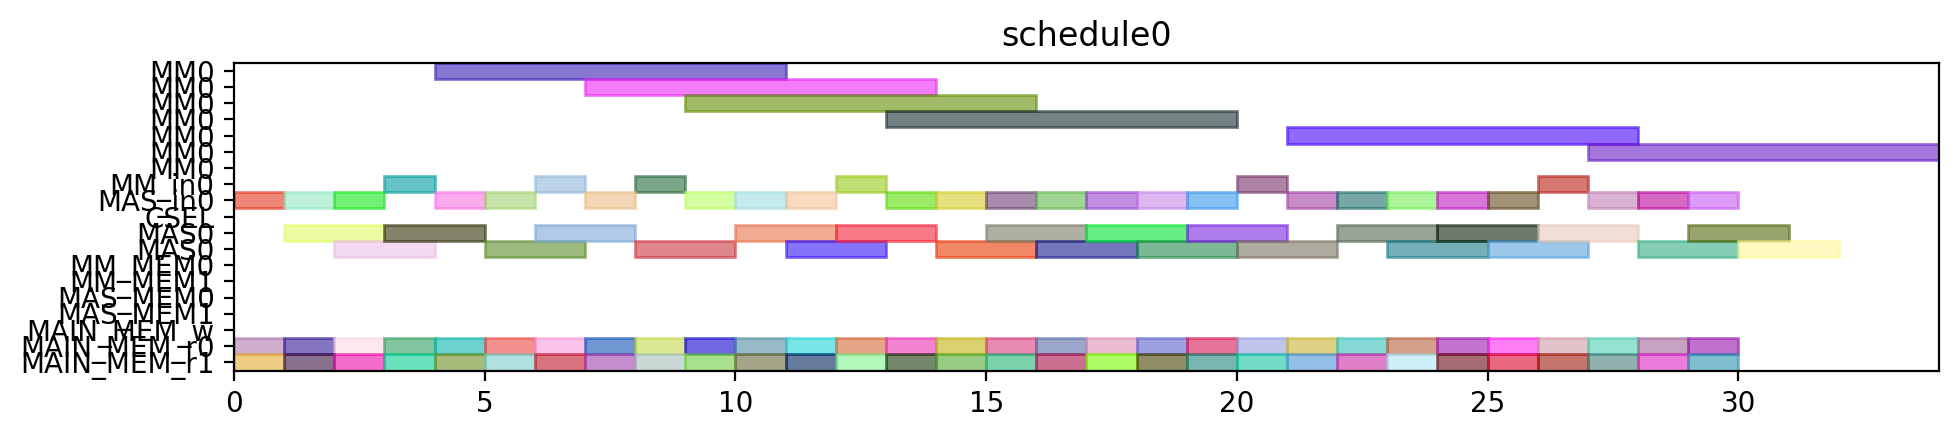

The script that drew this image:
from pyschedule import Scenario, solvers, plotters, alt


def solve():
	horizon = 120
	S = Scenario("schedule0", horizon=horizon)

	# resource
	MM = S.Resources('MM', num=1, size=7)
	MM_in = S.Resources('MM_in', num=1)
	MAS_in = S.Resources('MAS_in', num=1)
	CSEL = S.Resource('CSEL')
	MAS = S.Resources('MAS', num=1, size=2, periods=range(1, horizon))
	MM_MEM = S.Resources('MM_MEM', num=2)
	MAS_MEM = S.Resources('MAS_MEM', num=2)
	MAIN_MEM_w = S.Resource('MAIN_MEM_w', size=1)
	MAIN_MEM_r = S.Resources('MAIN_MEM_r', num=2)

	# result of previous scheduling

	# new tasks
	c_t0_a1_0 = S.Task('c_t0_a1_0', length=2, delay_cost=1)
	c_t0_a1_0 += alt(MAS)
	c_t0_a1_0_in = S.Task('c_t0_a1_0_in', length=1, delay_cost=1)
	c_t0_a1_0_in += alt(MAS_in)
	S += c_t0_a1_0_in*MAS_in[0]<=c_t0_a1_0*MAS[0]

	c_t0_a1_0_mem0 = S.Task('c_t0_a1_0_mem0', length=1, delay_cost=1)
	c_t0_a1_0_mem0 += MAIN_MEM_r[0]
	S += c_t0_a1_0_mem0 <= c_t0_a1_0

	c_t0_a1_0_mem1 = S.Task('c_t0_a1_0_mem1', length=1, delay_cost=1)
	c_t0_a1_0_mem1 += MAIN_MEM_r[1]
	S += c_t0_a1_0_mem1 <= c_t0_a1_0

	c_t0_a1_1 = S.Task('c_t0_a1_1', length=2, delay_cost=1)
	c_t0_a1_1 += alt(MAS)
	c_t0_a1_1_in = S.Task('c_t0_a1_1_in', length=1, delay_cost=1)
	c_t0_a1_1_in += alt(MAS_in)
	S += c_t0_a1_1_in*MAS_in[0]<=c_t0_a1_1*MAS[0]

	c_t0_a1_1_mem0 = S.Task('c_t0_a1_1_mem0', length=1, delay_cost=1)
	c_t0_a1_1_mem0 += MAIN_MEM_r[0]
	S += c_t0_a1_1_mem0 <= c_t0_a1_1

	c_t0_a1_1_mem1 = S.Task('c_t0_a1_1_mem1', length=1, delay_cost=1)
	c_t0_a1_1_mem1 += MAIN_MEM_r[1]
	S += c_t0_a1_1_mem1 <= c_t0_a1_1

	c_t0_t10 = S.Task('c_t0_t10', length=2, delay_cost=1)
	c_t0_t10 += alt(MAS)
	c_t0_t10_in = S.Task('c_t0_t10_in', length=1, delay_cost=1)
	c_t0_t10_in += alt(MAS_in)
	S += c_t0_t10_in*MAS_in[0]<=c_t0_t10*MAS[0]

	c_t0_t10_mem0 = S.Task('c_t0_t10_mem0', length=1, delay_cost=1)
	c_t0_t10_mem0 += MAIN_MEM_r[0]
	S += c_t0_t10_mem0 <= c_t0_t10

	c_t0_t10_mem1 = S.Task('c_t0_t10_mem1', length=1, delay_cost=1)
	c_t0_t10_mem1 += MAIN_MEM_r[1]
	S += c_t0_t10_mem1 <= c_t0_t10

	c_t0_t11 = S.Task('c_t0_t11', length=2, delay_cost=1)
	c_t0_t11 += alt(MAS)
	c_t0_t11_in = S.Task('c_t0_t11_in', length=1, delay_cost=1)
	c_t0_t11_in += alt(MAS_in)
	S += c_t0_t11_in*MAS_in[0]<=c_t0_t11*MAS[0]

	c_t0_t11_mem0 = S.Task('c_t0_t11_mem0', length=1, delay_cost=1)
	c_t0_t11_mem0 += MAIN_MEM_r[0]
	S += c_t0_t11_mem0 <= c_t0_t11

	c_t0_t11_mem1 = S.Task('c_t0_t11_mem1', length=1, delay_cost=1)
	c_t0_t11_mem1 += MAIN_MEM_r[1]
	S += c_t0_t11_mem1 <= c_t0_t11

	c_t0_t3_t0 = S.Task('c_t0_t3_t0', length=7, delay_cost=1)
	c_t0_t3_t0 += alt(MM)
	c_t0_t3_t0_in = S.Task('c_t0_t3_t0_in', length=1, delay_cost=1)
	c_t0_t3_t0_in += alt(MM_in)
	S += c_t0_t3_t0_in*MM_in[0]<=c_t0_t3_t0*MM[0]
	c_t0_t3_t0_mem0 = S.Task('c_t0_t3_t0_mem0', length=1, delay_cost=1)
	c_t0_t3_t0_mem0 += MAIN_MEM_r[0]
	S += c_t0_t3_t0_mem0 <= c_t0_t3_t0

	c_t0_t3_t0_mem1 = S.Task('c_t0_t3_t0_mem1', length=1, delay_cost=1)
	c_t0_t3_t0_mem1 += MAIN_MEM_r[1]
	S += c_t0_t3_t0_mem1 <= c_t0_t3_t0

	c_t0_t3_t1 = S.Task('c_t0_t3_t1', length=7, delay_cost=1)
	c_t0_t3_t1 += alt(MM)
	c_t0_t3_t1_in = S.Task('c_t0_t3_t1_in', length=1, delay_cost=1)
	c_t0_t3_t1_in += alt(MM_in)
	S += c_t0_t3_t1_in*MM_in[0]<=c_t0_t3_t1*MM[0]
	c_t0_t3_t1_mem0 = S.Task('c_t0_t3_t1_mem0', length=1, delay_cost=1)
	c_t0_t3_t1_mem0 += MAIN_MEM_r[0]
	S += c_t0_t3_t1_mem0 <= c_t0_t3_t1

	c_t0_t3_t1_mem1 = S.Task('c_t0_t3_t1_mem1', length=1, delay_cost=1)
	c_t0_t3_t1_mem1 += MAIN_MEM_r[1]
	S += c_t0_t3_t1_mem1 <= c_t0_t3_t1

	c_t0_t3_t2 = S.Task('c_t0_t3_t2', length=2, delay_cost=1)
	c_t0_t3_t2 += alt(MAS)
	c_t0_t3_t2_in = S.Task('c_t0_t3_t2_in', length=1, delay_cost=1)
	c_t0_t3_t2_in += alt(MAS_in)
	S += c_t0_t3_t2_in*MAS_in[0]<=c_t0_t3_t2*MAS[0]

	c_t0_t3_t2_mem0 = S.Task('c_t0_t3_t2_mem0', length=1, delay_cost=1)
	c_t0_t3_t2_mem0 += MAIN_MEM_r[0]
	S += c_t0_t3_t2_mem0 <= c_t0_t3_t2

	c_t0_t3_t2_mem1 = S.Task('c_t0_t3_t2_mem1', length=1, delay_cost=1)
	c_t0_t3_t2_mem1 += MAIN_MEM_r[1]
	S += c_t0_t3_t2_mem1 <= c_t0_t3_t2

	c_t0_t3_t3 = S.Task('c_t0_t3_t3', length=2, delay_cost=1)
	c_t0_t3_t3 += alt(MAS)
	c_t0_t3_t3_in = S.Task('c_t0_t3_t3_in', length=1, delay_cost=1)
	c_t0_t3_t3_in += alt(MAS_in)
	S += c_t0_t3_t3_in*MAS_in[0]<=c_t0_t3_t3*MAS[0]

	c_t0_t3_t3_mem0 = S.Task('c_t0_t3_t3_mem0', length=1, delay_cost=1)
	c_t0_t3_t3_mem0 += MAIN_MEM_r[0]
	S += c_t0_t3_t3_mem0 <= c_t0_t3_t3

	c_t0_t3_t3_mem1 = S.Task('c_t0_t3_t3_mem1', length=1, delay_cost=1)
	c_t0_t3_t3_mem1 += MAIN_MEM_r[1]
	S += c_t0_t3_t3_mem1 <= c_t0_t3_t3

	c_t1_a1_0 = S.Task('c_t1_a1_0', length=2, delay_cost=1)
	c_t1_a1_0 += alt(MAS)
	c_t1_a1_0_in = S.Task('c_t1_a1_0_in', length=1, delay_cost=1)
	c_t1_a1_0_in += alt(MAS_in)
	S += c_t1_a1_0_in*MAS_in[0]<=c_t1_a1_0*MAS[0]

	c_t1_a1_0_mem0 = S.Task('c_t1_a1_0_mem0', length=1, delay_cost=1)
	c_t1_a1_0_mem0 += MAIN_MEM_r[0]
	S += c_t1_a1_0_mem0 <= c_t1_a1_0

	c_t1_a1_0_mem1 = S.Task('c_t1_a1_0_mem1', length=1, delay_cost=1)
	c_t1_a1_0_mem1 += MAIN_MEM_r[1]
	S += c_t1_a1_0_mem1 <= c_t1_a1_0

	c_t1_a1_1 = S.Task('c_t1_a1_1', length=2, delay_cost=1)
	c_t1_a1_1 += alt(MAS)
	c_t1_a1_1_in = S.Task('c_t1_a1_1_in', length=1, delay_cost=1)
	c_t1_a1_1_in += alt(MAS_in)
	S += c_t1_a1_1_in*MAS_in[0]<=c_t1_a1_1*MAS[0]

	c_t1_a1_1_mem0 = S.Task('c_t1_a1_1_mem0', length=1, delay_cost=1)
	c_t1_a1_1_mem0 += MAIN_MEM_r[0]
	S += c_t1_a1_1_mem0 <= c_t1_a1_1

	c_t1_a1_1_mem1 = S.Task('c_t1_a1_1_mem1', length=1, delay_cost=1)
	c_t1_a1_1_mem1 += MAIN_MEM_r[1]
	S += c_t1_a1_1_mem1 <= c_t1_a1_1

	c_t1_t10 = S.Task('c_t1_t10', length=2, delay_cost=1)
	c_t1_t10 += alt(MAS)
	c_t1_t10_in = S.Task('c_t1_t10_in', length=1, delay_cost=1)
	c_t1_t10_in += alt(MAS_in)
	S += c_t1_t10_in*MAS_in[0]<=c_t1_t10*MAS[0]

	c_t1_t10_mem0 = S.Task('c_t1_t10_mem0', length=1, delay_cost=1)
	c_t1_t10_mem0 += MAIN_MEM_r[0]
	S += c_t1_t10_mem0 <= c_t1_t10

	c_t1_t10_mem1 = S.Task('c_t1_t10_mem1', length=1, delay_cost=1)
	c_t1_t10_mem1 += MAIN_MEM_r[1]
	S += c_t1_t10_mem1 <= c_t1_t10

	c_t1_t11 = S.Task('c_t1_t11', length=2, delay_cost=1)
	c_t1_t11 += alt(MAS)
	c_t1_t11_in = S.Task('c_t1_t11_in', length=1, delay_cost=1)
	c_t1_t11_in += alt(MAS_in)
	S += c_t1_t11_in*MAS_in[0]<=c_t1_t11*MAS[0]

	c_t1_t11_mem0 = S.Task('c_t1_t11_mem0', length=1, delay_cost=1)
	c_t1_t11_mem0 += MAIN_MEM_r[0]
	S += c_t1_t11_mem0 <= c_t1_t11

	c_t1_t11_mem1 = S.Task('c_t1_t11_mem1', length=1, delay_cost=1)
	c_t1_t11_mem1 += MAIN_MEM_r[1]
	S += c_t1_t11_mem1 <= c_t1_t11

	c_t1_t3_t0 = S.Task('c_t1_t3_t0', length=7, delay_cost=1)
	c_t1_t3_t0 += alt(MM)
	c_t1_t3_t0_in = S.Task('c_t1_t3_t0_in', length=1, delay_cost=1)
	c_t1_t3_t0_in += alt(MM_in)
	S += c_t1_t3_t0_in*MM_in[0]<=c_t1_t3_t0*MM[0]
	c_t1_t3_t0_mem0 = S.Task('c_t1_t3_t0_mem0', length=1, delay_cost=1)
	c_t1_t3_t0_mem0 += MAIN_MEM_r[0]
	S += c_t1_t3_t0_mem0 <= c_t1_t3_t0

	c_t1_t3_t0_mem1 = S.Task('c_t1_t3_t0_mem1', length=1, delay_cost=1)
	c_t1_t3_t0_mem1 += MAIN_MEM_r[1]
	S += c_t1_t3_t0_mem1 <= c_t1_t3_t0

	c_t1_t3_t1 = S.Task('c_t1_t3_t1', length=7, delay_cost=1)
	c_t1_t3_t1 += alt(MM)
	c_t1_t3_t1_in = S.Task('c_t1_t3_t1_in', length=1, delay_cost=1)
	c_t1_t3_t1_in += alt(MM_in)
	S += c_t1_t3_t1_in*MM_in[0]<=c_t1_t3_t1*MM[0]
	c_t1_t3_t1_mem0 = S.Task('c_t1_t3_t1_mem0', length=1, delay_cost=1)
	c_t1_t3_t1_mem0 += MAIN_MEM_r[0]
	S += c_t1_t3_t1_mem0 <= c_t1_t3_t1

	c_t1_t3_t1_mem1 = S.Task('c_t1_t3_t1_mem1', length=1, delay_cost=1)
	c_t1_t3_t1_mem1 += MAIN_MEM_r[1]
	S += c_t1_t3_t1_mem1 <= c_t1_t3_t1

	c_t1_t3_t2 = S.Task('c_t1_t3_t2', length=2, delay_cost=1)
	c_t1_t3_t2 += alt(MAS)
	c_t1_t3_t2_in = S.Task('c_t1_t3_t2_in', length=1, delay_cost=1)
	c_t1_t3_t2_in += alt(MAS_in)
	S += c_t1_t3_t2_in*MAS_in[0]<=c_t1_t3_t2*MAS[0]

	c_t1_t3_t2_mem0 = S.Task('c_t1_t3_t2_mem0', length=1, delay_cost=1)
	c_t1_t3_t2_mem0 += MAIN_MEM_r[0]
	S += c_t1_t3_t2_mem0 <= c_t1_t3_t2

	c_t1_t3_t2_mem1 = S.Task('c_t1_t3_t2_mem1', length=1, delay_cost=1)
	c_t1_t3_t2_mem1 += MAIN_MEM_r[1]
	S += c_t1_t3_t2_mem1 <= c_t1_t3_t2

	c_t1_t3_t3 = S.Task('c_t1_t3_t3', length=2, delay_cost=1)
	c_t1_t3_t3 += alt(MAS)
	c_t1_t3_t3_in = S.Task('c_t1_t3_t3_in', length=1, delay_cost=1)
	c_t1_t3_t3_in += alt(MAS_in)
	S += c_t1_t3_t3_in*MAS_in[0]<=c_t1_t3_t3*MAS[0]

	c_t1_t3_t3_mem0 = S.Task('c_t1_t3_t3_mem0', length=1, delay_cost=1)
	c_t1_t3_t3_mem0 += MAIN_MEM_r[0]
	S += c_t1_t3_t3_mem0 <= c_t1_t3_t3

	c_t1_t3_t3_mem1 = S.Task('c_t1_t3_t3_mem1', length=1, delay_cost=1)
	c_t1_t3_t3_mem1 += MAIN_MEM_r[1]
	S += c_t1_t3_t3_mem1 <= c_t1_t3_t3

	c_t2_a1_0 = S.Task('c_t2_a1_0', length=2, delay_cost=1)
	c_t2_a1_0 += alt(MAS)
	c_t2_a1_0_in = S.Task('c_t2_a1_0_in', length=1, delay_cost=1)
	c_t2_a1_0_in += alt(MAS_in)
	S += c_t2_a1_0_in*MAS_in[0]<=c_t2_a1_0*MAS[0]

	c_t2_a1_0_mem0 = S.Task('c_t2_a1_0_mem0', length=1, delay_cost=1)
	c_t2_a1_0_mem0 += MAIN_MEM_r[0]
	S += c_t2_a1_0_mem0 <= c_t2_a1_0

	c_t2_a1_0_mem1 = S.Task('c_t2_a1_0_mem1', length=1, delay_cost=1)
	c_t2_a1_0_mem1 += MAIN_MEM_r[1]
	S += c_t2_a1_0_mem1 <= c_t2_a1_0

	c_t2_a1_1 = S.Task('c_t2_a1_1', length=2, delay_cost=1)
	c_t2_a1_1 += alt(MAS)
	c_t2_a1_1_in = S.Task('c_t2_a1_1_in', length=1, delay_cost=1)
	c_t2_a1_1_in += alt(MAS_in)
	S += c_t2_a1_1_in*MAS_in[0]<=c_t2_a1_1*MAS[0]

	c_t2_a1_1_mem0 = S.Task('c_t2_a1_1_mem0', length=1, delay_cost=1)
	c_t2_a1_1_mem0 += MAIN_MEM_r[0]
	S += c_t2_a1_1_mem0 <= c_t2_a1_1

	c_t2_a1_1_mem1 = S.Task('c_t2_a1_1_mem1', length=1, delay_cost=1)
	c_t2_a1_1_mem1 += MAIN_MEM_r[1]
	S += c_t2_a1_1_mem1 <= c_t2_a1_1

	c_t2_t10 = S.Task('c_t2_t10', length=2, delay_cost=1)
	c_t2_t10 += alt(MAS)
	c_t2_t10_in = S.Task('c_t2_t10_in', length=1, delay_cost=1)
	c_t2_t10_in += alt(MAS_in)
	S += c_t2_t10_in*MAS_in[0]<=c_t2_t10*MAS[0]

	c_t2_t10_mem0 = S.Task('c_t2_t10_mem0', length=1, delay_cost=1)
	c_t2_t10_mem0 += MAIN_MEM_r[0]
	S += c_t2_t10_mem0 <= c_t2_t10

	c_t2_t10_mem1 = S.Task('c_t2_t10_mem1', length=1, delay_cost=1)
	c_t2_t10_mem1 += MAIN_MEM_r[1]
	S += c_t2_t10_mem1 <= c_t2_t10

	c_t2_t11 = S.Task('c_t2_t11', length=2, delay_cost=1)
	c_t2_t11 += alt(MAS)
	c_t2_t11_in = S.Task('c_t2_t11_in', length=1, delay_cost=1)
	c_t2_t11_in += alt(MAS_in)
	S += c_t2_t11_in*MAS_in[0]<=c_t2_t11*MAS[0]

	c_t2_t11_mem0 = S.Task('c_t2_t11_mem0', length=1, delay_cost=1)
	c_t2_t11_mem0 += MAIN_MEM_r[0]
	S += c_t2_t11_mem0 <= c_t2_t11

	c_t2_t11_mem1 = S.Task('c_t2_t11_mem1', length=1, delay_cost=1)
	c_t2_t11_mem1 += MAIN_MEM_r[1]
	S += c_t2_t11_mem1 <= c_t2_t11

	c_t2_t3_t0 = S.Task('c_t2_t3_t0', length=7, delay_cost=1)
	c_t2_t3_t0 += alt(MM)
	c_t2_t3_t0_in = S.Task('c_t2_t3_t0_in', length=1, delay_cost=1)
	c_t2_t3_t0_in += alt(MM_in)
	S += c_t2_t3_t0_in*MM_in[0]<=c_t2_t3_t0*MM[0]
	c_t2_t3_t0_mem0 = S.Task('c_t2_t3_t0_mem0', length=1, delay_cost=1)
	c_t2_t3_t0_mem0 += MAIN_MEM_r[0]
	S += c_t2_t3_t0_mem0 <= c_t2_t3_t0

	c_t2_t3_t0_mem1 = S.Task('c_t2_t3_t0_mem1', length=1, delay_cost=1)
	c_t2_t3_t0_mem1 += MAIN_MEM_r[1]
	S += c_t2_t3_t0_mem1 <= c_t2_t3_t0

	c_t2_t3_t1 = S.Task('c_t2_t3_t1', length=7, delay_cost=1)
	c_t2_t3_t1 += alt(MM)
	c_t2_t3_t1_in = S.Task('c_t2_t3_t1_in', length=1, delay_cost=1)
	c_t2_t3_t1_in += alt(MM_in)
	S += c_t2_t3_t1_in*MM_in[0]<=c_t2_t3_t1*MM[0]
	c_t2_t3_t1_mem0 = S.Task('c_t2_t3_t1_mem0', length=1, delay_cost=1)
	c_t2_t3_t1_mem0 += MAIN_MEM_r[0]
	S += c_t2_t3_t1_mem0 <= c_t2_t3_t1

	c_t2_t3_t1_mem1 = S.Task('c_t2_t3_t1_mem1', length=1, delay_cost=1)
	c_t2_t3_t1_mem1 += MAIN_MEM_r[1]
	S += c_t2_t3_t1_mem1 <= c_t2_t3_t1

	c_t2_t3_t2 = S.Task('c_t2_t3_t2', length=2, delay_cost=1)
	c_t2_t3_t2 += alt(MAS)
	c_t2_t3_t2_in = S.Task('c_t2_t3_t2_in', length=1, delay_cost=1)
	c_t2_t3_t2_in += alt(MAS_in)
	S += c_t2_t3_t2_in*MAS_in[0]<=c_t2_t3_t2*MAS[0]

	c_t2_t3_t2_mem0 = S.Task('c_t2_t3_t2_mem0', length=1, delay_cost=1)
	c_t2_t3_t2_mem0 += MAIN_MEM_r[0]
	S += c_t2_t3_t2_mem0 <= c_t2_t3_t2

	c_t2_t3_t2_mem1 = S.Task('c_t2_t3_t2_mem1', length=1, delay_cost=1)
	c_t2_t3_t2_mem1 += MAIN_MEM_r[1]
	S += c_t2_t3_t2_mem1 <= c_t2_t3_t2

	c_t2_t3_t3 = S.Task('c_t2_t3_t3', length=2, delay_cost=1)
	c_t2_t3_t3 += alt(MAS)
	c_t2_t3_t3_in = S.Task('c_t2_t3_t3_in', length=1, delay_cost=1)
	c_t2_t3_t3_in += alt(MAS_in)
	S += c_t2_t3_t3_in*MAS_in[0]<=c_t2_t3_t3*MAS[0]

	c_t2_t3_t3_mem0 = S.Task('c_t2_t3_t3_mem0', length=1, delay_cost=1)
	c_t2_t3_t3_mem0 += MAIN_MEM_r[0]
	S += c_t2_t3_t3_mem0 <= c_t2_t3_t3

	c_t2_t3_t3_mem1 = S.Task('c_t2_t3_t3_mem1', length=1, delay_cost=1)
	c_t2_t3_t3_mem1 += MAIN_MEM_r[1]
	S += c_t2_t3_t3_mem1 <= c_t2_t3_t3

	c_t3000 = S.Task('c_t3000', length=2, delay_cost=1)
	c_t3000 += alt(MAS)
	c_t3000_in = S.Task('c_t3000_in', length=1, delay_cost=1)
	c_t3000_in += alt(MAS_in)
	S += c_t3000_in*MAS_in[0]<=c_t3000*MAS[0]

	c_t3000_mem0 = S.Task('c_t3000_mem0', length=1, delay_cost=1)
	c_t3000_mem0 += MAIN_MEM_r[0]
	S += c_t3000_mem0 <= c_t3000

	c_t3000_mem1 = S.Task('c_t3000_mem1', length=1, delay_cost=1)
	c_t3000_mem1 += MAIN_MEM_r[1]
	S += c_t3000_mem1 <= c_t3000

	c_t3001 = S.Task('c_t3001', length=2, delay_cost=1)
	c_t3001 += alt(MAS)
	c_t3001_in = S.Task('c_t3001_in', length=1, delay_cost=1)
	c_t3001_in += alt(MAS_in)
	S += c_t3001_in*MAS_in[0]<=c_t3001*MAS[0]

	c_t3001_mem0 = S.Task('c_t3001_mem0', length=1, delay_cost=1)
	c_t3001_mem0 += MAIN_MEM_r[0]
	S += c_t3001_mem0 <= c_t3001

	c_t3001_mem1 = S.Task('c_t3001_mem1', length=1, delay_cost=1)
	c_t3001_mem1 += MAIN_MEM_r[1]
	S += c_t3001_mem1 <= c_t3001

	c_t3010 = S.Task('c_t3010', length=2, delay_cost=1)
	c_t3010 += alt(MAS)
	c_t3010_in = S.Task('c_t3010_in', length=1, delay_cost=1)
	c_t3010_in += alt(MAS_in)
	S += c_t3010_in*MAS_in[0]<=c_t3010*MAS[0]

	c_t3010_mem0 = S.Task('c_t3010_mem0', length=1, delay_cost=1)
	c_t3010_mem0 += MAIN_MEM_r[0]
	S += c_t3010_mem0 <= c_t3010

	c_t3010_mem1 = S.Task('c_t3010_mem1', length=1, delay_cost=1)
	c_t3010_mem1 += MAIN_MEM_r[1]
	S += c_t3010_mem1 <= c_t3010

	c_t3011 = S.Task('c_t3011', length=2, delay_cost=1)
	c_t3011 += alt(MAS)
	c_t3011_in = S.Task('c_t3011_in', length=1, delay_cost=1)
	c_t3011_in += alt(MAS_in)
	S += c_t3011_in*MAS_in[0]<=c_t3011*MAS[0]

	c_t3011_mem0 = S.Task('c_t3011_mem0', length=1, delay_cost=1)
	c_t3011_mem0 += MAIN_MEM_r[0]
	S += c_t3011_mem0 <= c_t3011

	c_t3011_mem1 = S.Task('c_t3011_mem1', length=1, delay_cost=1)
	c_t3011_mem1 += MAIN_MEM_r[1]
	S += c_t3011_mem1 <= c_t3011

	c_t4000 = S.Task('c_t4000', length=2, delay_cost=1)
	c_t4000 += alt(MAS)
	c_t4000_in = S.Task('c_t4000_in', length=1, delay_cost=1)
	c_t4000_in += alt(MAS_in)
	S += c_t4000_in*MAS_in[0]<=c_t4000*MAS[0]

	c_t4000_mem0 = S.Task('c_t4000_mem0', length=1, delay_cost=1)
	c_t4000_mem0 += MAIN_MEM_r[0]
	S += c_t4000_mem0 <= c_t4000

	c_t4000_mem1 = S.Task('c_t4000_mem1', length=1, delay_cost=1)
	c_t4000_mem1 += MAIN_MEM_r[1]
	S += c_t4000_mem1 <= c_t4000

	c_t4001 = S.Task('c_t4001', length=2, delay_cost=1)
	c_t4001 += alt(MAS)
	c_t4001_in = S.Task('c_t4001_in', length=1, delay_cost=1)
	c_t4001_in += alt(MAS_in)
	S += c_t4001_in*MAS_in[0]<=c_t4001*MAS[0]

	c_t4001_mem0 = S.Task('c_t4001_mem0', length=1, delay_cost=1)
	c_t4001_mem0 += MAIN_MEM_r[0]
	S += c_t4001_mem0 <= c_t4001

	c_t4001_mem1 = S.Task('c_t4001_mem1', length=1, delay_cost=1)
	c_t4001_mem1 += MAIN_MEM_r[1]
	S += c_t4001_mem1 <= c_t4001

	solvers.mip.solve(S,msg=1,kind='CPLEX',ratio_gap=1.01)

	solution = [['hoge']*len(S.solution()[1]) for i in range(len(S.solution()))]
	for i in range(len(S.solution())):
		for j in range(len(S.solution()[i])):
			solution[i][j]=str(S.solution()[i][j])
	print(solution)

	cycles = int(solution[-1][3])

	pic_file_name = "/mnt/rose/usr1/fukuda/ABE/multiRAM_multiMAS_16mux/scheduling_result/stage7MM1_stage2MAS1/SQR/schedule0.png"
	if(S.solution() != []):
		plotters.matplotlib.plot(S,img_filename=pic_file_name, show_task_labels=False, fig_size=(cycles*0.25+3, 2))

	return solution
